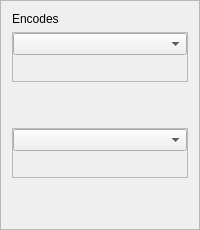
             <widget class="QFrame" name="frame_15">
              <property name="frameShape">
               <enum>QFrame::StyledPanel</enum>
              </property>
              <property name="frameShadow">
               <enum>QFrame::Raised</enum>
              </property>
              <layout class="QVBoxLayout" name="verticalLayout_18">
               <item>
                <widget class="QLabel" name="label_9">
                 <property name="sizePolicy">
                  <sizepolicy hsizetype="Preferred" vsizetype="Fixed">
                   <horstretch>0</horstretch>
                   <verstretch>0</verstretch>
                  </sizepolicy>
                 </property>
                 <property name="text">
                  <string>Encodes</string>
                 </property>
                </widget>
               </item>
               <item>
                <widget class="QFrame" name="frame_7">
                 <property name="enabled">
                  <bool>true</bool>
                 </property>
                 <property name="sizePolicy">
                  <sizepolicy hsizetype="Preferred" vsizetype="Fixed">
                   <horstretch>0</horstretch>
                   <verstretch>0</verstretch>
                  </sizepolicy>
                 </property>
                 <property name="minimumSize">
                  <size>
                   <width>0</width>
                   <height>50</height>
                  </size>
                 </property>
                 <property name="maximumSize">
                  <size>
                   <width>16777215</width>
                   <height>50</height>
                  </size>
                 </property>
                 <property name="frameShape">
                  <enum>QFrame::StyledPanel</enum>
                 </property>
                 <property name="frameShadow">
                  <enum>QFrame::Raised</enum>
                 </property>
                 <layout class="QVBoxLayout" name="verticalLayout_7">
                  <property name="spacing">
                   <number>0</number>
                  </property>
                  <property name="leftMargin">
                   <number>0</number>
                  </property>
                  <property name="topMargin">
                   <number>0</number>
                  </property>
                  <property name="rightMargin">
                   <number>0</number>
                  </property>
                  <property name="bottomMargin">
                   <number>0</number>
                  </property>
                  <item>
                   <widget class="QComboBox" name="mRNAEncodeComboBox1"/>
                  </item>
                  <item>
                   <spacer name="verticalSpacer_11">
                    <property name="orientation">
                     <enum>Qt::Vertical</enum>
                    </property>
                    <property name="sizeHint" stdset="0">
                     <size>
                      <width>20</width>
                      <height>40</height>
                     </size>
                    </property>
                   </spacer>
                  </item>
                 </layout>
                </widget>
               </item>
               <item>
                <spacer name="verticalSpacer_5">
                 <property name="orientation">
                  <enum>Qt::Vertical</enum>
                 </property>
                 <property name="sizeHint" stdset="0">
                  <size>
                   <width>20</width>
                   <height>40</height>
                  </size>
                 </property>
                </spacer>
               </item>
               <item>
                <widget class="QFrame" name="frame_27">
                 <property name="enabled">
                  <bool>true</bool>
                 </property>
                 <property name="sizePolicy">
                  <sizepolicy hsizetype="Preferred" vsizetype="Fixed">
                   <horstretch>0</horstretch>
                   <verstretch>0</verstretch>
                  </sizepolicy>
                 </property>
                 <property name="minimumSize">
                  <size>
                   <width>0</width>
                   <height>50</height>
                  </size>
                 </property>
                 <property name="maximumSize">
                  <size>
                   <width>16777215</width>
                   <height>50</height>
                  </size>
                 </property>
                 <property name="frameShape">
                  <enum>QFrame::StyledPanel</enum>
                 </property>
                 <property name="frameShadow">
                  <enum>QFrame::Raised</enum>
                 </property>
                 <layout class="QVBoxLayout" name="verticalLayout_17">
                  <property name="spacing">
                   <number>0</number>
                  </property>
                  <property name="leftMargin">
                   <number>0</number>
                  </property>
                  <property name="topMargin">
                   <number>0</number>
                  </property>
                  <property name="rightMargin">
                   <number>0</number>
                  </property>
                  <property name="bottomMargin">
                   <number>0</number>
                  </property>
                  <item>
                   <widget class="QComboBox" name="mRNAEncodeComboBox2"/>
                  </item>
                  <item>
                   <spacer name="verticalSpacer_12">
                    <property name="orientation">
                     <enum>Qt::Vertical</enum>
                    </property>
                    <property name="sizeHint" stdset="0">
                     <size>
                      <width>20</width>
                      <height>40</height>
                     </size>
                    </property>
                   </spacer>
                  </item>
                 </layout>
                </widget>
               </item>
               <item>
                <spacer name="verticalSpacer_2">
                 <property name="orientation">
                  <enum>Qt::Vertical</enum>
                 </property>
                 <property name="sizeHint" stdset="0">
                  <size>
                   <width>20</width>
                   <height>40</height>
                  </size>
                 </property>
                </spacer>
               </item>
              </layout>
             </widget>
